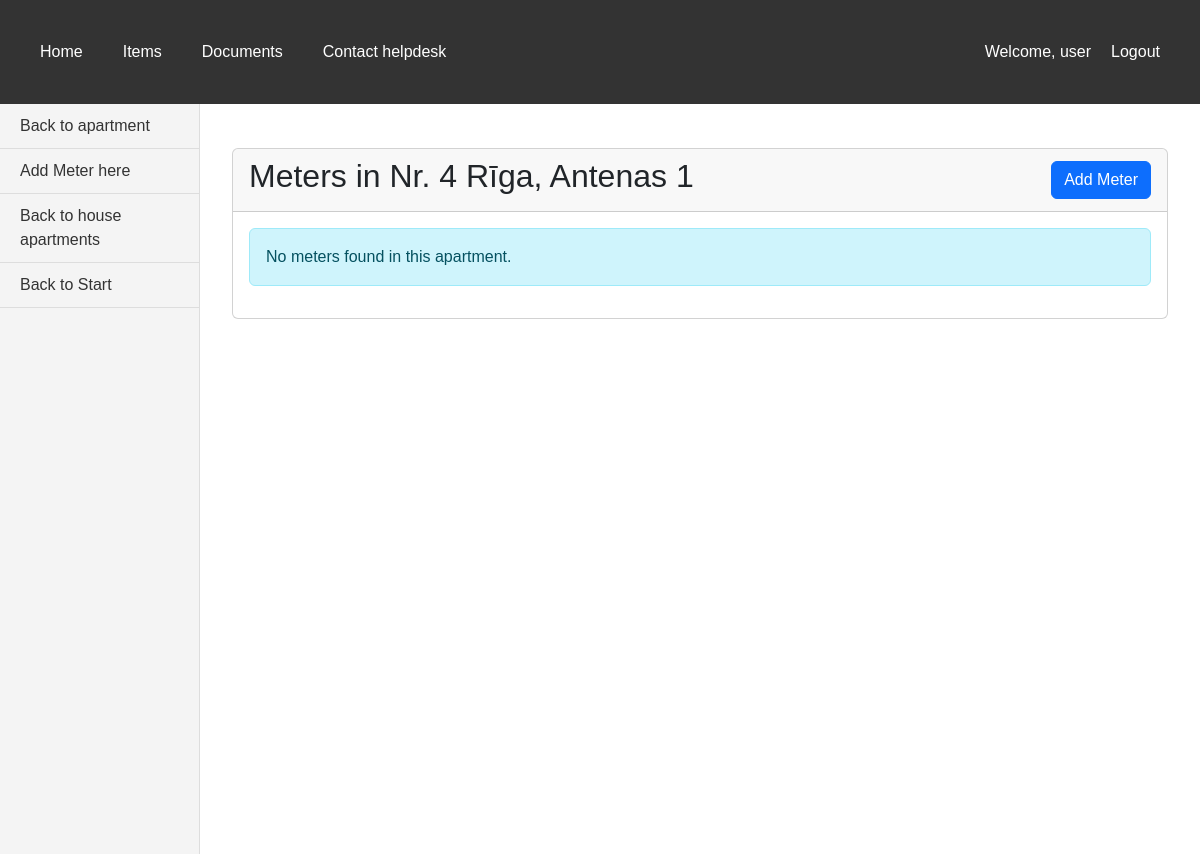
The page /bills/houses/11/apartments/26/meters/ (signed in) on the database as committed earlier.
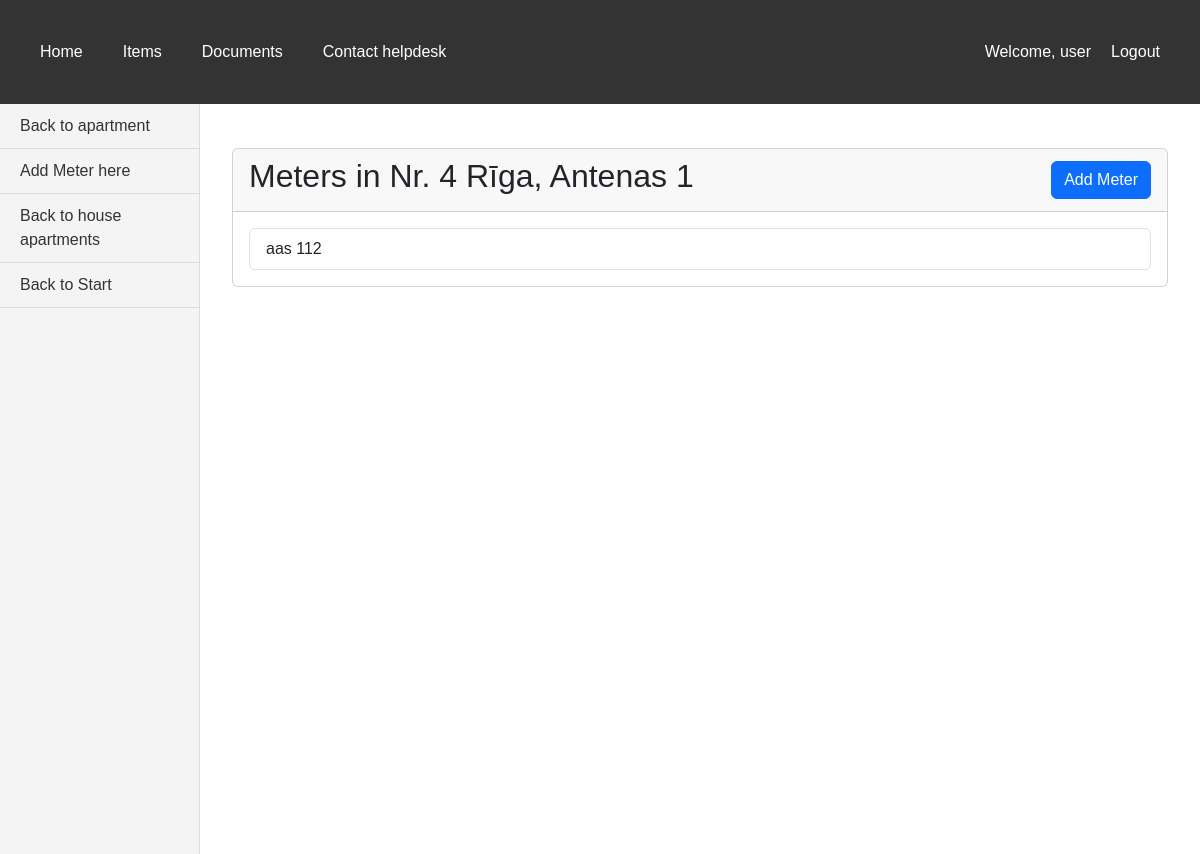
The same page on the database as committed later.
### bills/models.py (models this page shows)
class Meter(models.Model):
    CHOICES = [('cold', 'Cold water'), ('electricity', 'Electricity'), ('hot', 'Hot water'), ('heat', 'Heat'), ('other', 'Other')]
    type = models.CharField('Type of meter', max_length=15, choices=CHOICES)
    manufacturer = models.CharField('Manufacturer', default=" ", max_length=30, validators=[MinLengthValidator(2, 'Must be at least 2 characters')])
    series = models.CharField('Series (if applicable)', default=" ", max_length=5)
    number = models.CharField('Meter number', max_length=10, validators=[
        MinLengthValidator(2, 'Must be at least 2 digits'),
        valid_meter_nr
    ])
    reading_default = models.IntegerField('Default reading (on installation)', validators=[MinValueValidator(0, 'Can not be negative number')])
    verification_date = models.DateField("Verification date", default=date.today)
    address = models.ForeignKey(House, on_delete=models.PROTECT, verbose_name='House address')
    apartment_number = models.ForeignKey(Apartment, on_delete=models.PROTECT, default='', verbose_name='Apartment number')
    def __str__(self):
        return str(self.manufacturer) + '  ' + self.series + ' ' + self.number

### bills/views.py (the view)
# urls.py: path("houses/<int:house_id>/apartments/<int:apartment_id>/meters/", views.meters_by_apartment, name='meters_by_apartment'),
@login_required
def meters_by_apartment(request, house_id, apartment_id):
    apartment = get_object_or_404(Apartment, id=apartment_id)
    house = get_object_or_404(House, id=house_id)
    if apartment.address.id != house.id:
        return redirect('index')
    apartment_meters = Meter.objects.filter(apartment_number=apartment.id)
    context = {
        'house': house,
        'apartment': apartment,
        'apartment_meters': apartment_meters,
    }
    return render(request, 'bills/meters_by_apartment.html', context)

### bills/models.py (called while the page is built)
    def __str__(self):
        return str(self.address)

    def __str__(self):
        return 'Nr. ' + str(self.apartment_nr) + '  ' + str(self.address)

### bills/templates/bills/meters_by_apartment.html (shortened to what this page needs)
{% extends 'base.html' %}
{% block sidebar %}
<aside class="vertical-menu">
    <a href="{% url 'apartment_detail' house.id apartment.id %}">Back to apartment</a>
    <a href="{% url 'add_meter_to_apartment' house.id apartment.id %}">Add Meter here</a>
    <a href="{% url 'apartments_by_house' house.id %}">Back to house apartments</a>
    <a href="{% url 'index' %}">Back to Start</a>
</aside>
{% endblock %}
{% block content %}
<div class="container mt-4">
    <div class="card">
        <div class="card-header d-flex justify-content-between align-items-center">
            <h2>Meters in {{ apartment }}</h2>
            <a href="{% url 'add_meter_to_apartment' house.id apartment.id %}" class="btn btn-primary">Add Meter</a>
        </div>
        <div class="card-body">
            {% if apartment_meters %}
                <div class="list-group">
                    {% for item in apartment_meters %}
                        <a href="{% url 'meter_detail' house.id item.pk %}" class="list-group-item list-group-item-action">
                            {{ item }}
                        </a>
                    {% endfor %}
                </div>
            {% else %}
                <div class="alert alert-info">
                    No meters found in this apartment.
                </div>
            {% endif %}
        </div>
    </div>
</div>
{% endblock %}

Rows that differ between the two databases and show on the page:
added Meter: manufacturer+series+number "aas 112"
Other text that changed with them:
text no longer shown: "No meters found in this apartment."
